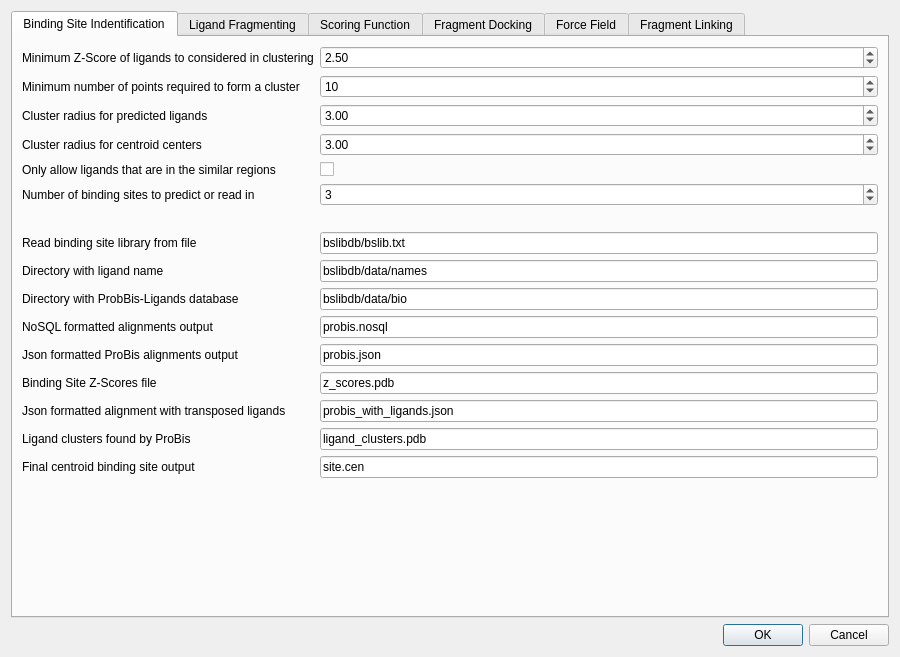
<?xml version="1.0" encoding="UTF-8"?>
<ui version="4.0">
 <class>settings</class>
 <widget class="QDialog" name="settings">
  <property name="windowModality">
   <enum>Qt::NonModal</enum>
  </property>
  <property name="geometry">
   <rect>
    <x>0</x>
    <y>0</y>
    <width>900</width>
    <height>657</height>
   </rect>
  </property>
  <property name="minimumSize">
   <size>
    <width>900</width>
    <height>0</height>
   </size>
  </property>
  <property name="windowTitle">
   <string>Dialog</string>
  </property>
  <layout class="QVBoxLayout" name="verticalLayout_2">
   <item>
    <widget class="QTabWidget" name="tabWidget">
     <property name="currentIndex">
      <number>0</number>
     </property>
     <widget class="QWidget" name="bsite_tab" native="true">
      <attribute name="title">
       <string>Binding Site Indentification</string>
      </attribute>
      <layout class="QFormLayout" name="formLayout">
       <item row="0" column="0">
        <widget class="QLabel" name="label">
         <property name="text">
          <string>Minimum Z-Score of ligands to considered in clustering</string>
         </property>
        </widget>
       </item>
       <item row="0" column="1">
        <widget class="QDoubleSpinBox" name="probis_min_z_score">
         <property name="singleStep">
          <double>0.100000000000000</double>
         </property>
         <property name="value">
          <double>2.500000000000000</double>
         </property>
        </widget>
       </item>
       <item row="1" column="0">
        <widget class="QLabel" name="label_38">
         <property name="text">
          <string>Minimum number of points required to form a cluster</string>
         </property>
        </widget>
       </item>
       <item row="1" column="1">
        <widget class="QSpinBox" name="probis_min_pts">
         <property name="minimum">
          <number>1</number>
         </property>
         <property name="value">
          <number>10</number>
         </property>
        </widget>
       </item>
       <item row="2" column="0">
        <widget class="QLabel" name="label_40">
         <property name="text">
          <string>Cluster radius for predicted ligands</string>
         </property>
        </widget>
       </item>
       <item row="2" column="1">
        <widget class="QDoubleSpinBox" name="probis_clus_rad">
         <property name="value">
          <double>3.000000000000000</double>
         </property>
        </widget>
       </item>
       <item row="3" column="0">
        <widget class="QLabel" name="label_41">
         <property name="text">
          <string>Cluster radius for centroid centers</string>
         </property>
        </widget>
       </item>
       <item row="3" column="1">
        <widget class="QDoubleSpinBox" name="centro_clus_rad">
         <property name="value">
          <double>3.000000000000000</double>
         </property>
        </widget>
       </item>
       <item row="4" column="0">
        <widget class="QLabel" name="label_42">
         <property name="text">
          <string>Only allow ligands that are in the similar regions</string>
         </property>
        </widget>
       </item>
       <item row="4" column="1">
        <widget class="QCheckBox" name="neighb">
         <property name="text">
          <string/>
         </property>
        </widget>
       </item>
       <item row="5" column="0">
        <widget class="QLabel" name="label_43">
         <property name="text">
          <string>Number of binding sites to predict or read in</string>
         </property>
        </widget>
       </item>
       <item row="5" column="1">
        <widget class="QSpinBox" name="num_bsites">
         <property name="minimum">
          <number>1</number>
         </property>
         <property name="value">
          <number>3</number>
         </property>
        </widget>
       </item>
       <item row="6" column="0">
        <widget class="QLabel" name="label_52">
         <property name="text">
          <string/>
         </property>
        </widget>
       </item>
       <item row="7" column="0">
        <widget class="QLabel" name="label_45">
         <property name="text">
          <string>Read binding site library from file</string>
         </property>
        </widget>
       </item>
       <item row="7" column="1">
        <widget class="QLineEdit" name="bslib">
         <property name="text">
          <string>bslibdb/bslib.txt</string>
         </property>
        </widget>
       </item>
       <item row="8" column="0">
        <widget class="QLabel" name="label_46">
         <property name="text">
          <string>Directory with ligand name</string>
         </property>
        </widget>
       </item>
       <item row="8" column="1">
        <widget class="QLineEdit" name="names">
         <property name="text">
          <string>bslibdb/data/names</string>
         </property>
        </widget>
       </item>
       <item row="9" column="0">
        <widget class="QLabel" name="label_47">
         <property name="text">
          <string>Directory with ProbBis-Ligands database</string>
         </property>
        </widget>
       </item>
       <item row="9" column="1">
        <widget class="QLineEdit" name="bio">
         <property name="text">
          <string>bslibdb/data/bio</string>
         </property>
        </widget>
       </item>
       <item row="10" column="0">
        <widget class="QLabel" name="label_48">
         <property name="text">
          <string>NoSQL formatted alignments output</string>
         </property>
        </widget>
       </item>
       <item row="10" column="1">
        <widget class="QLineEdit" name="nosql">
         <property name="text">
          <string>probis.nosql</string>
         </property>
        </widget>
       </item>
       <item row="11" column="0">
        <widget class="QLabel" name="label_49">
         <property name="text">
          <string>Json formatted ProBis alignments output</string>
         </property>
        </widget>
       </item>
       <item row="11" column="1">
        <widget class="QLineEdit" name="json">
         <property name="text">
          <string>probis.json</string>
         </property>
        </widget>
       </item>
       <item row="12" column="0">
        <widget class="QLabel" name="label_53">
         <property name="text">
          <string>Binding Site Z-Scores file</string>
         </property>
        </widget>
       </item>
       <item row="12" column="1">
        <widget class="QLineEdit" name="z_scores_file">
         <property name="text">
          <string>z_scores.pdb</string>
         </property>
        </widget>
       </item>
       <item row="13" column="0">
        <widget class="QLabel" name="label_50">
         <property name="text">
          <string>Json formatted alignment with transposed ligands</string>
         </property>
        </widget>
       </item>
       <item row="13" column="1">
        <widget class="QLineEdit" name="jsonwl">
         <property name="text">
          <string>probis_with_ligands.json</string>
         </property>
        </widget>
       </item>
       <item row="14" column="0">
        <widget class="QLabel" name="label_51">
         <property name="text">
          <string>Ligand clusters found by ProBis</string>
         </property>
        </widget>
       </item>
       <item row="14" column="1">
        <widget class="QLineEdit" name="lig_clus_file">
         <property name="text">
          <string>ligand_clusters.pdb</string>
         </property>
        </widget>
       </item>
       <item row="15" column="0">
        <widget class="QLabel" name="label_54">
         <property name="text">
          <string>Final centroid binding site output</string>
         </property>
        </widget>
       </item>
       <item row="15" column="1">
        <widget class="QLineEdit" name="centroid">
         <property name="text">
          <string>site.cen</string>
         </property>
        </widget>
       </item>
      </layout>
     </widget>
     <widget class="QWidget" name="prep_frag_tab" native="true">
      <attribute name="title">
       <string>Ligand Fragmenting</string>
      </attribute>
      <layout class="QFormLayout" name="formLayout_2">
       <item row="0" column="0">
        <widget class="QLabel" name="label_2">
         <property name="text">
          <string>Unique fragment hash file </string>
         </property>
        </widget>
       </item>
       <item row="0" column="1">
        <widget class="QLineEdit" name="seeds">
         <property name="text">
          <string>seeds.txt</string>
         </property>
        </widget>
       </item>
       <item row="1" column="0">
        <widget class="QLabel" name="label_26">
         <property name="text">
          <string>Prepared ligands file</string>
         </property>
        </widget>
       </item>
       <item row="2" column="0">
        <widget class="QLabel" name="label_27">
         <property name="text">
          <string>File to save fragments </string>
         </property>
        </widget>
       </item>
       <item row="3" column="0">
        <widget class="QLabel" name="label_28">
         <property name="text">
          <string>Maximum number of ligands to read in at one time</string>
         </property>
        </widget>
       </item>
       <item row="1" column="1">
        <widget class="QLineEdit" name="prep">
         <property name="text">
          <string>prepared_ligands.pdb</string>
         </property>
        </widget>
       </item>
       <item row="2" column="1">
        <widget class="QLineEdit" name="seeds_pdb">
         <property name="text">
          <string>seeds.pdb</string>
         </property>
        </widget>
       </item>
       <item row="3" column="1">
        <widget class="QSpinBox" name="max_num_ligands">
         <property name="maximum">
          <number>214783647</number>
         </property>
         <property name="value">
          <number>10</number>
         </property>
        </widget>
       </item>
      </layout>
     </widget>
     <widget class="QWidget" name="scoring_tab">
      <attribute name="title">
       <string>Scoring Function</string>
      </attribute>
      <layout class="QFormLayout" name="formLayout_3">
       <item row="0" column="0">
        <widget class="QLabel" name="label_3">
         <property name="text">
          <string>Normalization of reference state</string>
         </property>
        </widget>
       </item>
       <item row="0" column="1">
        <widget class="QComboBox" name="ref">
         <item>
          <property name="text">
           <string>Mean</string>
          </property>
         </item>
         <item>
          <property name="text">
           <string>Cumulative</string>
          </property>
         </item>
        </widget>
       </item>
       <item row="3" column="0">
        <widget class="QLabel" name="label_7">
         <property name="text">
          <string>Atom types used in reference state</string>
         </property>
        </widget>
       </item>
       <item row="3" column="1">
        <widget class="QComboBox" name="comp">
         <item>
          <property name="text">
           <string>Reduced</string>
          </property>
         </item>
         <item>
          <property name="text">
           <string>Complete</string>
          </property>
         </item>
        </widget>
       </item>
       <item row="5" column="0">
        <widget class="QLabel" name="label_8">
         <property name="text">
          <string>Function for score calculation</string>
         </property>
        </widget>
       </item>
       <item row="5" column="1">
        <widget class="QComboBox" name="func">
         <item>
          <property name="text">
           <string>Radial</string>
          </property>
         </item>
         <item>
          <property name="text">
           <string>Normalized_Frequency</string>
          </property>
         </item>
        </widget>
       </item>
       <item row="7" column="0">
        <widget class="QLabel" name="label_9">
         <property name="text">
          <string>Cutoff</string>
         </property>
        </widget>
       </item>
       <item row="7" column="1">
        <widget class="QSpinBox" name="cutoff">
         <property name="suffix">
          <string notr="true">    A</string>
         </property>
         <property name="minimum">
          <number>4</number>
         </property>
         <property name="maximum">
          <number>15</number>
         </property>
         <property name="value">
          <number>6</number>
         </property>
        </widget>
       </item>
       <item row="15" column="0">
        <widget class="QLabel" name="label_10">
         <property name="text">
          <string/>
         </property>
        </widget>
       </item>
       <item row="9" column="0">
        <widget class="QLabel" name="label_11">
         <property name="text">
          <string>Stepping for spline generation</string>
         </property>
        </widget>
       </item>
       <item row="9" column="1">
        <widget class="QDoubleSpinBox" name="step">
         <property name="maximum">
          <double>1.000000000000000</double>
         </property>
         <property name="singleStep">
          <double>0.010000000000000</double>
         </property>
         <property name="value">
          <double>0.010000000000000</double>
         </property>
        </widget>
       </item>
       <item row="11" column="0">
        <widget class="QLabel" name="label_12">
         <property name="text">
          <string>Scale of non-bonded forces</string>
         </property>
        </widget>
       </item>
       <item row="12" column="0">
        <widget class="QLabel" name="label_13">
         <property name="text">
          <string>Objective function directory</string>
         </property>
        </widget>
       </item>
       <item row="13" column="0">
        <widget class="QLabel" name="label_14">
         <property name="text">
          <string>Interactomic distance distribution file</string>
         </property>
        </widget>
       </item>
       <item row="11" column="1">
        <widget class="QDoubleSpinBox" name="scale"/>
       </item>
       <item row="12" column="1">
        <widget class="QLineEdit" name="obj_dir">
         <property name="text">
          <string>obj/</string>
         </property>
        </widget>
       </item>
       <item row="13" column="1">
        <widget class="QLineEdit" name="dist">
         <property name="text">
          <string>data/csd_complete_distance_distributions.txt</string>
         </property>
        </widget>
       </item>
       <item row="14" column="0">
        <widget class="QLabel" name="label_15">
         <property name="text">
          <string>Output for potenitals and derivatives</string>
         </property>
        </widget>
       </item>
       <item row="14" column="1">
        <widget class="QLineEdit" name="potential_file">
         <property name="text">
          <string>potentials.txt</string>
         </property>
        </widget>
       </item>
      </layout>
     </widget>
     <widget class="QWidget" name="dock_frag_tab">
      <attribute name="title">
       <string>Fragment Docking</string>
      </attribute>
      <layout class="QFormLayout" name="formLayout_4">
       <item row="0" column="0">
        <widget class="QLabel" name="label_4">
         <property name="text">
          <string>Directory for saving docked fragments (seeds)</string>
         </property>
        </widget>
       </item>
       <item row="0" column="1">
        <widget class="QLineEdit" name="top_seeds_dir">
         <property name="text">
          <string>top_seeds</string>
         </property>
        </widget>
       </item>
       <item row="1" column="0">
        <widget class="QLabel" name="label_16">
         <property name="text">
          <string>Name of the top seeds files</string>
         </property>
        </widget>
       </item>
       <item row="2" column="0">
        <widget class="QLabel" name="label_17">
         <property name="text">
          <string>Name of the hexagonal close packing file</string>
         </property>
        </widget>
       </item>
       <item row="3" column="0">
        <widget class="QLabel" name="label_18">
         <property name="text">
          <string>Maximum fragment radius for creating the initial rotamers</string>
         </property>
        </widget>
       </item>
       <item row="4" column="0">
        <widget class="QLabel" name="label_19">
         <property name="text">
          <string>Grid Spacing</string>
         </property>
        </widget>
       </item>
       <item row="5" column="0">
        <widget class="QLabel" name="label_20">
         <property name="text">
          <string>Number of unit vectors for conformation generation</string>
         </property>
        </widget>
       </item>
       <item row="6" column="0">
        <widget class="QLabel" name="label_21">
         <property name="text">
          <string>Spin degress for conformation generation</string>
         </property>
        </widget>
       </item>
       <item row="7" column="0">
        <widget class="QLabel" name="label_22">
         <property name="text">
          <string>Excluded radius</string>
         </property>
        </widget>
       </item>
       <item row="8" column="0">
        <widget class="QLabel" name="label_23">
         <property name="text">
          <string>Maximum interactomic distrance</string>
         </property>
        </widget>
       </item>
       <item row="9" column="0">
        <widget class="QLabel" name="label_24">
         <property name="text">
          <string>Clustering radius for docked seeds</string>
         </property>
        </widget>
       </item>
       <item row="10" column="0">
        <widget class="QLabel" name="label_25">
         <property name="text">
          <string>Clustered representative docked-seed conformations output</string>
         </property>
        </widget>
       </item>
       <item row="1" column="1">
        <widget class="QLineEdit" name="top_seeds_file">
         <property name="text">
          <string>top_seeds.pdb</string>
         </property>
        </widget>
       </item>
       <item row="2" column="1">
        <widget class="QLineEdit" name="gridpdb_hcp">
         <property name="text">
          <string>gridpdb_hcp.pdb</string>
         </property>
        </widget>
       </item>
       <item row="3" column="1">
        <widget class="QDoubleSpinBox" name="max_frag_radius">
         <property name="value">
          <double>16.000000000000000</double>
         </property>
        </widget>
       </item>
       <item row="4" column="1">
        <widget class="QDoubleSpinBox" name="grid">
         <property name="decimals">
          <number>3</number>
         </property>
         <property name="value">
          <double>0.375000000000000</double>
         </property>
        </widget>
       </item>
       <item row="5" column="1">
        <widget class="QSpinBox" name="num_univec">
         <property name="minimum">
          <number>1</number>
         </property>
         <property name="maximum">
          <number>1024</number>
         </property>
         <property name="value">
          <number>256</number>
         </property>
         <property name="displayIntegerBase">
          <number>10</number>
         </property>
        </widget>
       </item>
       <item row="6" column="1">
        <widget class="QSpinBox" name="conf_spin">
         <property name="minimum">
          <number>1</number>
         </property>
         <property name="maximum">
          <number>359</number>
         </property>
         <property name="value">
          <number>10</number>
         </property>
        </widget>
       </item>
       <item row="7" column="1">
        <widget class="QDoubleSpinBox" name="excluded">
         <property name="singleStep">
          <double>0.100000000000000</double>
         </property>
         <property name="value">
          <double>0.800000000000000</double>
         </property>
        </widget>
       </item>
       <item row="8" column="1">
        <widget class="QDoubleSpinBox" name="interactomic">
         <property name="value">
          <double>8.000000000000000</double>
         </property>
        </widget>
       </item>
       <item row="9" column="1">
        <widget class="QDoubleSpinBox" name="clus_rad">
         <property name="value">
          <double>2.000000000000000</double>
         </property>
        </widget>
       </item>
       <item row="10" column="1">
        <widget class="QLineEdit" name="clusterfile">
         <property name="text">
          <string>clustered_seeds.txt</string>
         </property>
        </widget>
       </item>
      </layout>
     </widget>
     <widget class="QWidget" name="ff_tab">
      <attribute name="title">
       <string>Force Field</string>
      </attribute>
      <layout class="QFormLayout" name="formLayout_5">
       <item row="0" column="0">
        <widget class="QLabel" name="label_5">
         <property name="text">
          <string>Force Field Type</string>
         </property>
        </widget>
       </item>
       <item row="0" column="1">
        <widget class="QComboBox" name="fftype">
         <item>
          <property name="text">
           <string>kb</string>
          </property>
         </item>
         <item>
          <property name="text">
           <string>phy</string>
          </property>
         </item>
        </widget>
       </item>
       <item row="1" column="0">
        <widget class="QLabel" name="label_29">
         <property name="text">
          <string>Minimization Position Tolerence</string>
         </property>
        </widget>
       </item>
       <item row="2" column="0">
        <widget class="QLabel" name="label_30">
         <property name="text">
          <string>Minimization tolerance</string>
         </property>
        </widget>
       </item>
       <item row="3" column="0">
        <widget class="QLabel" name="label_31">
         <property name="text">
          <string>Maximimum iterations</string>
         </property>
        </widget>
       </item>
       <item row="4" column="0">
        <widget class="QLabel" name="label_32">
         <property name="text">
          <string>Maximimum final iterations</string>
         </property>
        </widget>
       </item>
       <item row="5" column="0">
        <widget class="QLabel" name="label_33">
         <property name="text">
          <string>Update non-bonding frequency</string>
         </property>
        </widget>
       </item>
       <item row="6" column="0">
        <widget class="QLabel" name="label_34">
         <property name="text">
          <string>Amber parameters (XML)</string>
         </property>
        </widget>
       </item>
       <item row="7" column="0">
        <widget class="QLabel" name="label_35">
         <property name="text">
          <string>Water parameters (XML)</string>
         </property>
        </widget>
       </item>
       <item row="8" column="0">
        <widget class="QLabel" name="label_36">
         <property name="text">
          <string>Gaff parameters (DAT)</string>
         </property>
        </widget>
       </item>
       <item row="9" column="0">
        <widget class="QLabel" name="label_37">
         <property name="text">
          <string>Gaff parameters and topology (XML)</string>
         </property>
        </widget>
       </item>
       <item row="9" column="1">
        <widget class="QLineEdit" name="gaff_xml">
         <property name="text">
          <string>data/gaff.xml</string>
         </property>
        </widget>
       </item>
       <item row="8" column="1">
        <widget class="QLineEdit" name="gaff_dat">
         <property name="text">
          <string>data/gaff.dat</string>
         </property>
        </widget>
       </item>
       <item row="7" column="1">
        <widget class="QLineEdit" name="water_xml">
         <property name="text">
          <string>data/tip3p.xml</string>
         </property>
        </widget>
       </item>
       <item row="6" column="1">
        <widget class="QLineEdit" name="amber_xml">
         <property name="text">
          <string>data/amber10.xml</string>
         </property>
        </widget>
       </item>
       <item row="5" column="1">
        <widget class="QSpinBox" name="update_freq">
         <property name="minimum">
          <number>1</number>
         </property>
         <property name="maximum">
          <number>1000</number>
         </property>
         <property name="value">
          <number>10</number>
         </property>
        </widget>
       </item>
       <item row="2" column="1">
        <widget class="QDoubleSpinBox" name="mini_tol">
         <property name="decimals">
          <number>11</number>
         </property>
         <property name="minimum">
          <double>0.000001000000000</double>
         </property>
         <property name="singleStep">
          <double>0.000001000000000</double>
         </property>
         <property name="value">
          <double>0.000001000000000</double>
         </property>
        </widget>
       </item>
       <item row="1" column="1">
        <widget class="QDoubleSpinBox" name="pos_tol"/>
       </item>
       <item row="3" column="1">
        <widget class="QSpinBox" name="max_iter">
         <property name="maximum">
          <number>2140000</number>
         </property>
         <property name="value">
          <number>10</number>
         </property>
        </widget>
       </item>
       <item row="4" column="1">
        <widget class="QSpinBox" name="max_iter_final">
         <property name="maximum">
          <number>2140000</number>
         </property>
         <property name="value">
          <number>100</number>
         </property>
        </widget>
       </item>
      </layout>
     </widget>
     <widget class="QWidget" name="link_frag_tab">
      <attribute name="title">
       <string>Fragment Linking</string>
      </attribute>
      <layout class="QFormLayout" name="formLayout_6">
       <item row="0" column="0">
        <widget class="QLabel" name="label_6">
         <property name="text">
          <string>Directory for docked ligands</string>
         </property>
        </widget>
       </item>
       <item row="0" column="1">
        <widget class="QLineEdit" name="docked_dir">
         <property name="text">
          <string>docked</string>
         </property>
        </widget>
       </item>
       <item row="1" column="0">
        <widget class="QLabel" name="label_39">
         <property name="text">
          <string>Enable iterative minimization </string>
         </property>
        </widget>
       </item>
       <item row="1" column="1">
        <widget class="QCheckBox" name="iterative">
         <property name="text">
          <string/>
         </property>
        </widget>
       </item>
       <item row="2" column="0">
        <widget class="QLabel" name="label_44">
         <property name="text">
          <string>Enable CUDA iterative linker</string>
         </property>
        </widget>
       </item>
       <item row="2" column="1">
        <widget class="QCheckBox" name="cuda">
         <property name="text">
          <string/>
         </property>
        </widget>
       </item>
       <item row="3" column="0">
        <widget class="QLabel" name="label_55">
         <property name="text">
          <string>Top percentage of seeds to use</string>
         </property>
        </widget>
       </item>
       <item row="4" column="0">
        <widget class="QLabel" name="label_56">
         <property name="text">
          <string>Maximum clique size for initial partial conformations</string>
         </property>
        </widget>
       </item>
       <item row="5" column="0">
        <widget class="QLabel" name="label_57">
         <property name="text">
          <string>Spin degress to rotate ligand</string>
         </property>
        </widget>
       </item>
       <item row="6" column="0">
        <widget class="QLabel" name="label_58">
         <property name="text">
          <string>Clash coefficient for determining VdW atomic clashes</string>
         </property>
        </widget>
       </item>
       <item row="7" column="0">
        <widget class="QLabel" name="label_59">
         <property name="text">
          <string>Tolerance on seed distance</string>
         </property>
        </widget>
       </item>
       <item row="8" column="0">
        <widget class="QLabel" name="label_60">
         <property name="text">
          <string>Lower tolerance on seed distance getting initial conformations</string>
         </property>
        </widget>
       </item>
       <item row="9" column="0">
        <widget class="QLabel" name="label_61">
         <property name="text">
          <string>Upper tolerance on seed distance getting initial conformations</string>
         </property>
        </widget>
       </item>
       <item row="10" column="0">
        <widget class="QLabel" name="label_62">
         <property name="text">
          <string>Maximum number of possible conformations to link</string>
         </property>
        </widget>
       </item>
       <item row="11" column="0">
        <widget class="QLabel" name="label_63">
         <property name="text">
          <string>Maximum iterations for linking procedure</string>
         </property>
        </widget>
       </item>
       <item row="12" column="0">
        <widget class="QLabel" name="label_64">
         <property name="text">
          <string>Cluster radius between docked ligand conformations</string>
         </property>
        </widget>
       </item>
       <item row="13" column="0">
        <widget class="QLabel" name="label_65">
         <property name="text">
          <string>Maximum allowed energy for seed conformations</string>
         </property>
        </widget>
       </item>
       <item row="14" column="0">
        <widget class="QLabel" name="label_66">
         <property name="text">
          <string>Maximum number of possible conformations considered for clustering</string>
         </property>
        </widget>
       </item>
       <item row="14" column="1">
        <widget class="QSpinBox" name="max_num_possibles">
         <property name="minimum">
          <number>-1</number>
         </property>
         <property name="maximum">
          <number>2140000</number>
         </property>
         <property name="value">
          <number>200000</number>
         </property>
        </widget>
       </item>
       <item row="13" column="1">
        <widget class="QDoubleSpinBox" name="max_allow_energy">
         <property name="decimals">
          <number>6</number>
         </property>
         <property name="minimum">
          <double>-999.000000000000000</double>
         </property>
         <property name="maximum">
          <double>999.990000000000009</double>
         </property>
        </widget>
       </item>
       <item row="12" column="1">
        <widget class="QDoubleSpinBox" name="docked_clus_rad">
         <property name="singleStep">
          <double>2.000000000000000</double>
         </property>
        </widget>
       </item>
       <item row="11" column="1">
        <widget class="QSpinBox" name="link_iter">
         <property name="maximum">
          <number>2140000</number>
         </property>
         <property name="value">
          <number>1000</number>
         </property>
        </widget>
       </item>
       <item row="10" column="1">
        <widget class="QSpinBox" name="max_possible_conf">
         <property name="minimum">
          <number>-1</number>
         </property>
         <property name="maximum">
          <number>2140000</number>
         </property>
         <property name="value">
          <number>-1</number>
         </property>
        </widget>
       </item>
       <item row="9" column="1">
        <widget class="QDoubleSpinBox" name="upper_tol_seed_dist">
         <property name="singleStep">
          <double>1.000000000000000</double>
         </property>
         <property name="value">
          <double>2.000000000000000</double>
         </property>
        </widget>
       </item>
       <item row="8" column="1">
        <widget class="QDoubleSpinBox" name="lower_tol_seed_dist">
         <property name="value">
          <double>2.000000000000000</double>
         </property>
        </widget>
       </item>
       <item row="7" column="1">
        <widget class="QDoubleSpinBox" name="tol_seed_dist">
         <property name="value">
          <double>2.000000000000000</double>
         </property>
        </widget>
       </item>
       <item row="6" column="1">
        <widget class="QDoubleSpinBox" name="clash_coeff">
         <property name="decimals">
          <number>3</number>
         </property>
         <property name="value">
          <double>0.750000000000000</double>
         </property>
        </widget>
       </item>
       <item row="5" column="1">
        <widget class="QComboBox" name="spin">
         <item>
          <property name="text">
           <string>5</string>
          </property>
         </item>
         <item>
          <property name="text">
           <string>10</string>
          </property>
         </item>
         <item>
          <property name="text">
           <string>15</string>
          </property>
         </item>
         <item>
          <property name="text">
           <string>20</string>
          </property>
         </item>
         <item>
          <property name="text">
           <string>30</string>
          </property>
         </item>
         <item>
          <property name="text">
           <string>60</string>
          </property>
         </item>
         <item>
          <property name="text">
           <string>90</string>
          </property>
         </item>
        </widget>
       </item>
       <item row="4" column="1">
        <widget class="QSpinBox" name="max_clique_size"/>
       </item>
       <item row="3" column="1">
        <widget class="QDoubleSpinBox" name="top_percent">
         <property name="decimals">
          <number>3</number>
         </property>
         <property name="minimum">
          <double>0.001000000000000</double>
         </property>
         <property name="maximum">
          <double>100.000000000000000</double>
         </property>
         <property name="singleStep">
          <double>0.010000000000000</double>
         </property>
         <property name="value">
          <double>0.050000000000000</double>
         </property>
        </widget>
       </item>
      </layout>
     </widget>
    </widget>
   </item>
   <item>
    <widget class="QDialogButtonBox" name="buttonBox">
     <property name="standardButtons">
      <set>QDialogButtonBox::Cancel|QDialogButtonBox::Ok</set>
     </property>
    </widget>
   </item>
  </layout>
 </widget>
 <resources/>
 <connections/>
</ui>
